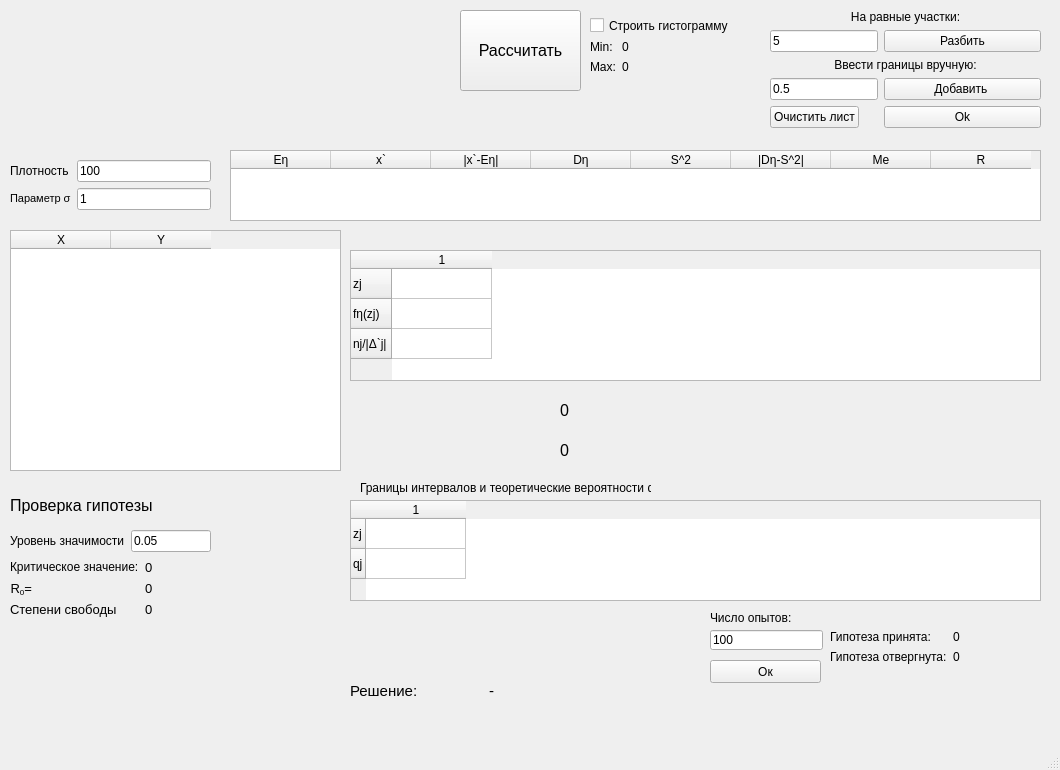
<?xml version="1.0" encoding="UTF-8"?>
<ui version="4.0">
 <class>MainWindow</class>
 <widget class="QMainWindow" name="MainWindow">
  <property name="geometry">
   <rect>
    <x>0</x>
    <y>0</y>
    <width>1060</width>
    <height>770</height>
   </rect>
  </property>
  <property name="windowTitle">
   <string>MainWindow</string>
  </property>
  <widget class="QWidget" name="centralwidget">
   <widget class="QLabel" name="label">
    <property name="geometry">
     <rect>
      <x>10</x>
      <y>10</y>
      <width>441</width>
      <height>81</height>
     </rect>
    </property>
    <property name="text">
     <string/>
    </property>
    <property name="pixmap">
     <pixmap>../../Desktop/task.PNG</pixmap>
    </property>
    <property name="scaledContents">
     <bool>true</bool>
    </property>
   </widget>
   <widget class="QWidget" name="formLayoutWidget_2">
    <property name="geometry">
     <rect>
      <x>10</x>
      <y>160</y>
      <width>201</width>
      <height>51</height>
     </rect>
    </property>
    <layout class="QFormLayout" name="formLayout_2">
     <item row="0" column="0">
      <widget class="QLabel" name="label_3">
       <property name="text">
        <string>Плотность</string>
       </property>
      </widget>
     </item>
     <item row="1" column="0">
      <widget class="QLabel" name="label_4">
       <property name="text">
        <string>&lt;!DOCTYPE HTML PUBLIC &quot;-//W3C//DTD HTML 4.0//EN&quot; &quot;http://www.w3.org/TR/REC-html40/strict.dtd&quot;&gt;
&lt;html&gt;&lt;head&gt;&lt;meta name=&quot;qrichtext&quot; content=&quot;1&quot; /&gt;&lt;style type=&quot;text/css&quot;&gt;
p, li { white-space: pre-wrap; }
&lt;/style&gt;&lt;/head&gt;&lt;body style=&quot; font-family:'MS Shell Dlg 2'; font-size:8pt; font-weight:400; font-style:normal;&quot;&gt;
&lt;p style=&quot; margin-top:0px; margin-bottom:0px; margin-left:0px; margin-right:0px; -qt-block-indent:0; text-indent:0px;&quot;&gt;Параметр σ&lt;/p&gt;&lt;/body&gt;&lt;/html&gt;</string>
       </property>
      </widget>
     </item>
     <item row="0" column="1">
      <widget class="QLineEdit" name="lineEdit">
       <property name="text">
        <string>100</string>
       </property>
      </widget>
     </item>
     <item row="1" column="1">
      <widget class="QLineEdit" name="lineEdit_2">
       <property name="text">
        <string>1</string>
       </property>
      </widget>
     </item>
    </layout>
   </widget>
   <widget class="QTableWidget" name="tableWidget">
    <property name="geometry">
     <rect>
      <x>10</x>
      <y>230</y>
      <width>331</width>
      <height>241</height>
     </rect>
    </property>
    <column>
     <property name="text">
      <string>X</string>
     </property>
    </column>
    <column>
     <property name="text">
      <string>Y</string>
     </property>
    </column>
   </widget>
   <widget class="QTableWidget" name="tableWidget_2">
    <property name="geometry">
     <rect>
      <x>230</x>
      <y>150</y>
      <width>811</width>
      <height>71</height>
     </rect>
    </property>
    <column>
     <property name="text">
      <string>Eη</string>
     </property>
    </column>
    <column>
     <property name="text">
      <string>x`</string>
     </property>
    </column>
    <column>
     <property name="text">
      <string>|x`-Eη|</string>
     </property>
    </column>
    <column>
     <property name="text">
      <string>Dη</string>
     </property>
    </column>
    <column>
     <property name="text">
      <string>S^2</string>
     </property>
    </column>
    <column>
     <property name="text">
      <string>|Dη-S^2|</string>
     </property>
    </column>
    <column>
     <property name="text">
      <string>Me</string>
     </property>
    </column>
    <column>
     <property name="text">
      <string>R</string>
     </property>
    </column>
   </widget>
   <widget class="QTableWidget" name="tableWidget_3">
    <property name="geometry">
     <rect>
      <x>350</x>
      <y>250</y>
      <width>691</width>
      <height>131</height>
     </rect>
    </property>
    <row>
     <property name="text">
      <string>zj</string>
     </property>
    </row>
    <row>
     <property name="text">
      <string>fη(zj)</string>
     </property>
    </row>
    <row>
     <property name="text">
      <string>nj/|Δ`j|</string>
     </property>
    </row>
    <column>
     <property name="text">
      <string>1</string>
     </property>
    </column>
   </widget>
   <widget class="QLabel" name="label_2">
    <property name="geometry">
     <rect>
      <x>390</x>
      <y>390</y>
      <width>161</width>
      <height>41</height>
     </rect>
    </property>
    <property name="text">
     <string/>
    </property>
    <property name="pixmap">
     <pixmap>../../Desktop/max.PNG</pixmap>
    </property>
    <property name="scaledContents">
     <bool>true</bool>
    </property>
   </widget>
   <widget class="QLabel" name="label_6">
    <property name="geometry">
     <rect>
      <x>560</x>
      <y>400</y>
      <width>271</width>
      <height>21</height>
     </rect>
    </property>
    <property name="text">
     <string>&lt;html&gt;&lt;head/&gt;&lt;body&gt;&lt;p&gt;&lt;span style=&quot; font-size:12pt;&quot;&gt;0&lt;/span&gt;&lt;/p&gt;&lt;/body&gt;&lt;/html&gt;</string>
    </property>
   </widget>
   <widget class="QPushButton" name="pushButton">
    <property name="geometry">
     <rect>
      <x>460</x>
      <y>10</y>
      <width>121</width>
      <height>81</height>
     </rect>
    </property>
    <property name="font">
     <font>
      <pointsize>12</pointsize>
     </font>
    </property>
    <property name="text">
     <string>Рассчитать</string>
    </property>
   </widget>
   <widget class="QCheckBox" name="checkBox">
    <property name="geometry">
     <rect>
      <x>590</x>
      <y>10</y>
      <width>171</width>
      <height>31</height>
     </rect>
    </property>
    <property name="text">
     <string>Строить гистограмму</string>
    </property>
   </widget>
   <widget class="QWidget" name="formLayoutWidget">
    <property name="geometry">
     <rect>
      <x>590</x>
      <y>40</y>
      <width>171</width>
      <height>41</height>
     </rect>
    </property>
    <layout class="QFormLayout" name="formLayout">
     <item row="0" column="0">
      <widget class="QLabel" name="label_5">
       <property name="text">
        <string>Min:</string>
       </property>
      </widget>
     </item>
     <item row="1" column="0">
      <widget class="QLabel" name="label_7">
       <property name="text">
        <string>Max:</string>
       </property>
      </widget>
     </item>
     <item row="0" column="1">
      <widget class="QLabel" name="label_8">
       <property name="text">
        <string>0</string>
       </property>
      </widget>
     </item>
     <item row="1" column="1">
      <widget class="QLabel" name="label_9">
       <property name="text">
        <string>0</string>
       </property>
      </widget>
     </item>
    </layout>
   </widget>
   <widget class="QWidget" name="formLayoutWidget_3">
    <property name="geometry">
     <rect>
      <x>770</x>
      <y>10</y>
      <width>271</width>
      <height>131</height>
     </rect>
    </property>
    <layout class="QFormLayout" name="formLayout_3">
     <item row="0" column="0" colspan="2">
      <widget class="QLabel" name="label_10">
       <property name="layoutDirection">
        <enum>Qt::LeftToRight</enum>
       </property>
       <property name="text">
        <string>На равные участки:</string>
       </property>
       <property name="alignment">
        <set>Qt::AlignCenter</set>
       </property>
      </widget>
     </item>
     <item row="1" column="0">
      <widget class="QLineEdit" name="lineEdit_3">
       <property name="text">
        <string>5</string>
       </property>
      </widget>
     </item>
     <item row="1" column="1">
      <widget class="QPushButton" name="pushButton_3">
       <property name="text">
        <string>Разбить</string>
       </property>
      </widget>
     </item>
     <item row="2" column="0" colspan="2">
      <widget class="QLabel" name="label_11">
       <property name="layoutDirection">
        <enum>Qt::LeftToRight</enum>
       </property>
       <property name="text">
        <string>Ввести границы вручную:</string>
       </property>
       <property name="alignment">
        <set>Qt::AlignCenter</set>
       </property>
      </widget>
     </item>
     <item row="3" column="0">
      <widget class="QLineEdit" name="lineEdit_4">
       <property name="text">
        <string>0.5</string>
       </property>
      </widget>
     </item>
     <item row="3" column="1">
      <widget class="QPushButton" name="pushButton_4">
       <property name="text">
        <string>Добавить </string>
       </property>
      </widget>
     </item>
     <item row="4" column="1">
      <widget class="QPushButton" name="pushButton_5">
       <property name="text">
        <string>Ok</string>
       </property>
      </widget>
     </item>
     <item row="4" column="0">
      <widget class="QPushButton" name="pushButton_2">
       <property name="text">
        <string>Очистить лист</string>
       </property>
      </widget>
     </item>
    </layout>
   </widget>
   <widget class="QWidget" name="horizontalLayoutWidget">
    <property name="geometry">
     <rect>
      <x>10</x>
      <y>530</y>
      <width>201</width>
      <height>22</height>
     </rect>
    </property>
    <layout class="QHBoxLayout" name="horizontalLayout">
     <item>
      <widget class="QLabel" name="label_12">
       <property name="text">
        <string>Уровень значимости</string>
       </property>
      </widget>
     </item>
     <item>
      <widget class="QLineEdit" name="lineEdit_5">
       <property name="text">
        <string>0.05</string>
       </property>
      </widget>
     </item>
    </layout>
   </widget>
   <widget class="QLabel" name="label_13">
    <property name="geometry">
     <rect>
      <x>10</x>
      <y>480</y>
      <width>231</width>
      <height>51</height>
     </rect>
    </property>
    <property name="font">
     <font>
      <pointsize>12</pointsize>
     </font>
    </property>
    <property name="text">
     <string>Проверка гипотезы</string>
    </property>
   </widget>
   <widget class="QTableWidget" name="tableWidget_5">
    <property name="geometry">
     <rect>
      <x>350</x>
      <y>500</y>
      <width>691</width>
      <height>101</height>
     </rect>
    </property>
    <row>
     <property name="text">
      <string>zj</string>
     </property>
    </row>
    <row>
     <property name="text">
      <string>qj</string>
     </property>
    </row>
    <column>
     <property name="text">
      <string>1</string>
     </property>
    </column>
   </widget>
   <widget class="QLabel" name="label_14">
    <property name="geometry">
     <rect>
      <x>360</x>
      <y>480</y>
      <width>291</width>
      <height>16</height>
     </rect>
    </property>
    <property name="text">
     <string>Границы интервалов и теоретические вероятности q</string>
    </property>
   </widget>
   <widget class="QWidget" name="horizontalLayoutWidget_2">
    <property name="geometry">
     <rect>
      <x>350</x>
      <y>670</y>
      <width>271</width>
      <height>41</height>
     </rect>
    </property>
    <layout class="QHBoxLayout" name="horizontalLayout_2">
     <item>
      <widget class="QLabel" name="label_16">
       <property name="font">
        <font>
         <pointsize>11</pointsize>
        </font>
       </property>
       <property name="text">
        <string>Решение:</string>
       </property>
      </widget>
     </item>
     <item>
      <widget class="QLabel" name="label_15">
       <property name="font">
        <font>
         <pointsize>11</pointsize>
        </font>
       </property>
       <property name="text">
        <string>-</string>
       </property>
      </widget>
     </item>
    </layout>
   </widget>
   <widget class="QWidget" name="formLayoutWidget_4">
    <property name="geometry">
     <rect>
      <x>10</x>
      <y>560</y>
      <width>241</width>
      <height>71</height>
     </rect>
    </property>
    <layout class="QFormLayout" name="formLayout_4">
     <item row="0" column="0">
      <widget class="QLabel" name="label_17">
       <property name="text">
        <string>&lt;html&gt;&lt;head/&gt;&lt;body&gt;&lt;p&gt;Критическое значение:&lt;/p&gt;&lt;/body&gt;&lt;/html&gt;</string>
       </property>
      </widget>
     </item>
     <item row="0" column="1">
      <widget class="QLabel" name="label_18">
       <property name="text">
        <string>&lt;html&gt;&lt;head/&gt;&lt;body&gt;&lt;p&gt;&lt;span style=&quot; font-size:10pt;&quot;&gt;0&lt;/span&gt;&lt;/p&gt;&lt;/body&gt;&lt;/html&gt;</string>
       </property>
      </widget>
     </item>
     <item row="1" column="0">
      <widget class="QLabel" name="label_19">
       <property name="text">
        <string>&lt;html&gt;&lt;head/&gt;&lt;body&gt;&lt;p&gt;&lt;span style=&quot; font-size:10pt;&quot;&gt;R&lt;/span&gt;&lt;span style=&quot; font-size:10pt; vertical-align:sub;&quot;&gt;0&lt;/span&gt;&lt;span style=&quot; font-size:10pt;&quot;&gt;=&lt;/span&gt;&lt;/p&gt;&lt;/body&gt;&lt;/html&gt;</string>
       </property>
       <property name="alignment">
        <set>Qt::AlignRight|Qt::AlignTrailing|Qt::AlignVCenter</set>
       </property>
      </widget>
     </item>
     <item row="1" column="1">
      <widget class="QLabel" name="label_20">
       <property name="text">
        <string>&lt;html&gt;&lt;head/&gt;&lt;body&gt;&lt;p&gt;&lt;span style=&quot; font-size:10pt;&quot;&gt;0&lt;/span&gt;&lt;/p&gt;&lt;/body&gt;&lt;/html&gt;</string>
       </property>
      </widget>
     </item>
     <item row="2" column="0">
      <widget class="QLabel" name="label_23">
       <property name="font">
        <font>
         <pointsize>10</pointsize>
        </font>
       </property>
       <property name="text">
        <string>Степени свободы</string>
       </property>
      </widget>
     </item>
     <item row="2" column="1">
      <widget class="QLabel" name="label_24">
       <property name="font">
        <font>
         <pointsize>10</pointsize>
        </font>
       </property>
       <property name="text">
        <string>0</string>
       </property>
      </widget>
     </item>
    </layout>
   </widget>
   <widget class="QLabel" name="label_21">
    <property name="geometry">
     <rect>
      <x>10</x>
      <y>640</y>
      <width>171</width>
      <height>71</height>
     </rect>
    </property>
    <property name="text">
     <string/>
    </property>
    <property name="pixmap">
     <pixmap>../../Desktop/R0.PNG</pixmap>
    </property>
   </widget>
   <widget class="QLabel" name="label_22">
    <property name="geometry">
     <rect>
      <x>190</x>
      <y>640</y>
      <width>141</width>
      <height>71</height>
     </rect>
    </property>
    <property name="text">
     <string/>
    </property>
    <property name="pixmap">
     <pixmap>../../Desktop/qj.PNG</pixmap>
    </property>
   </widget>
   <widget class="QLineEdit" name="lineEdit_6">
    <property name="geometry">
     <rect>
      <x>710</x>
      <y>630</y>
      <width>113</width>
      <height>20</height>
     </rect>
    </property>
    <property name="text">
     <string>100</string>
    </property>
   </widget>
   <widget class="QWidget" name="formLayoutWidget_5">
    <property name="geometry">
     <rect>
      <x>830</x>
      <y>630</y>
      <width>211</width>
      <height>41</height>
     </rect>
    </property>
    <layout class="QFormLayout" name="formLayout_5">
     <item row="0" column="0">
      <widget class="QLabel" name="label_26">
       <property name="text">
        <string>Гипотеза принята:</string>
       </property>
      </widget>
     </item>
     <item row="1" column="0">
      <widget class="QLabel" name="label_27">
       <property name="text">
        <string>Гипотеза отвергнута:</string>
       </property>
      </widget>
     </item>
     <item row="1" column="1">
      <widget class="QLabel" name="label_28">
       <property name="text">
        <string>0</string>
       </property>
      </widget>
     </item>
     <item row="0" column="1">
      <widget class="QLabel" name="label_29">
       <property name="text">
        <string>0</string>
       </property>
      </widget>
     </item>
    </layout>
   </widget>
   <widget class="QPushButton" name="pushButton_6">
    <property name="geometry">
     <rect>
      <x>710</x>
      <y>660</y>
      <width>111</width>
      <height>23</height>
     </rect>
    </property>
    <property name="text">
     <string>Ок</string>
    </property>
   </widget>
   <widget class="QLabel" name="label_25">
    <property name="geometry">
     <rect>
      <x>710</x>
      <y>610</y>
      <width>91</width>
      <height>16</height>
     </rect>
    </property>
    <property name="text">
     <string>Число опытов:</string>
    </property>
   </widget>
   <widget class="QLabel" name="label_30">
    <property name="geometry">
     <rect>
      <x>380</x>
      <y>440</y>
      <width>171</width>
      <height>31</height>
     </rect>
    </property>
    <property name="text">
     <string/>
    </property>
    <property name="pixmap">
     <pixmap>../../Desktop/D.PNG</pixmap>
    </property>
    <property name="scaledContents">
     <bool>true</bool>
    </property>
   </widget>
   <widget class="QLabel" name="label_31">
    <property name="geometry">
     <rect>
      <x>560</x>
      <y>440</y>
      <width>191</width>
      <height>21</height>
     </rect>
    </property>
    <property name="font">
     <font>
      <pointsize>11</pointsize>
      <weight>50</weight>
      <bold>false</bold>
     </font>
    </property>
    <property name="text">
     <string>&lt;html&gt;&lt;head/&gt;&lt;body&gt;&lt;p&gt;&lt;span style=&quot; font-size:12pt;&quot;&gt;0&lt;/span&gt;&lt;/p&gt;&lt;/body&gt;&lt;/html&gt;</string>
    </property>
   </widget>
  </widget>
  <widget class="QMenuBar" name="menubar">
   <property name="geometry">
    <rect>
     <x>0</x>
     <y>0</y>
     <width>1060</width>
     <height>21</height>
    </rect>
   </property>
  </widget>
  <widget class="QStatusBar" name="statusbar"/>
 </widget>
 <resources/>
 <connections/>
</ui>
